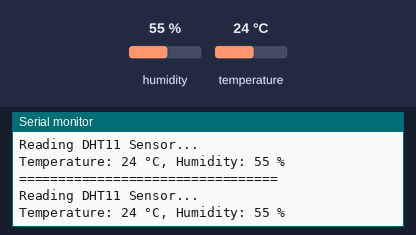
The sketch below on a simulated Arduino Uno, built with avr-gcc and run on an emulated ATmega328P. On the bench: the last lines printed to the serial monitor. Inputs (shaded band) come from the test bench; at power-on: humidity 55 %, temperature 24 °C.

Above: at 2.3 s.
2.4 s: humidity set to 22 %
At 4.2 s:
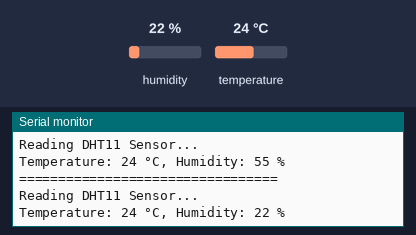
4.5 s: temperature set to 12 °C
At 5.2 s:
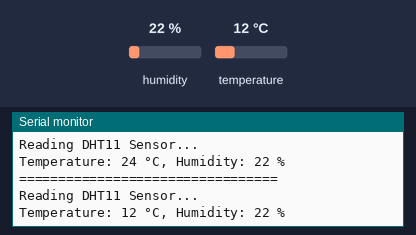
6.6 s: humidity set to 40 %
At 8.0 s:
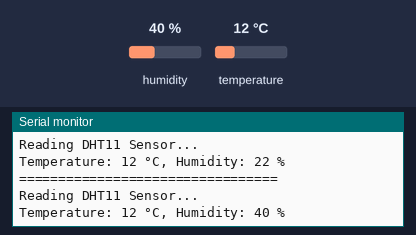
Timing chart, 0 to 9.6 s (numbered marks = the images above; inputs shaded):
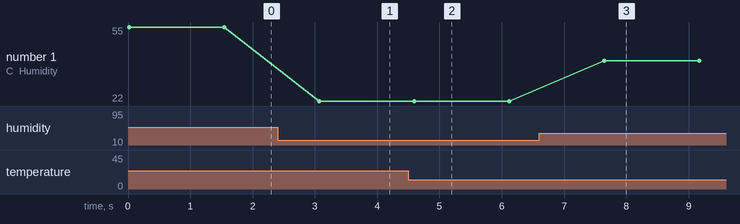

Measured:
- after the input at 2.4 s, the serial monitor: prints a new line after 0.67 s (image 1)
- after the input at 4.5 s, the serial monitor: prints a new line after 0.10 s (image 2)
- after the input at 6.6 s, the serial monitor: prints a new line after 1.0 s (image 3)
- plotted number 1: 55 → 22 after the input at 2.4 s, 22 → 40 after the input at 6.6 s

The sketch:

010_Temperature.ino
```cpp
// Write a program read the temperature sensor and send the values to the serial monitor on the
// computer.

#include <SimpleDHT.h>

int pinDHT11 = A1;             // DHT11 sensor connected to analog pin A1
SimpleDHT11 dht11(pinDHT11);  // Create sensor object

void setup() {
  Serial.begin(115200);       // Start serial communication
}

void loop() {
  Serial.println("=================================");
  Serial.println("Reading DHT11 Sensor...");

  byte temperature = 0;
  byte humidity = 0;
  int err = SimpleDHTErrSuccess;

  // Read temperature and humidity
  if ((err = dht11.read(&temperature, &humidity, NULL)) != SimpleDHTErrSuccess) {
    Serial.print("Read DHT11 failed, err=");
    Serial.print(SimpleDHTErrCode(err));
    Serial.print(", ");
    Serial.println(SimpleDHTErrDuration(err));
    delay(1000);
    return;
  }

  // Print the sensor readings
  Serial.print("Temperature: ");
  Serial.print((int)temperature);
  Serial.print(" °C, Humidity: ");
  Serial.print((int)humidity);
  Serial.println(" %");

  delay(1500);  // Wait before next reading (DHT11 updates at ~1Hz)
}
```
